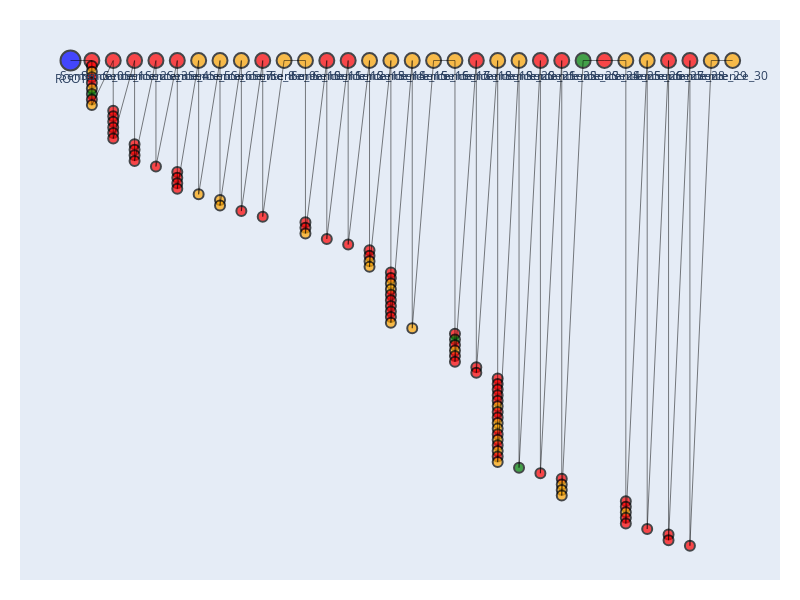

Source (notebook cell):
### Code cell
import plotly.graph_objects as go
from plotly.subplots import make_subplots

# Assuming the DataFrame 'df' is already created and populated
# df should have columns 'text', 'rating_value', 'similar_phrases', 'similar_ratings'

# Create lists to hold node positions, labels, hover text, and colors
x_nodes = []
y_nodes = []
node_labels = []
hover_texts = []
node_colors = []
node_sizes = []

# Define colors for different ratings based on rating_value value
def get_color(rating_value):
    if rating_value == 1:
        return 'red'
    elif rating_value == 2:
        return 'orange'
    else:
        return 'green'  # Default color for other ratings

# Add the root node
x_nodes.append(0)
y_nodes.append(0)  # Place root at the top
node_labels.append('ROOT')
hover_texts.append('ROOT<br>Rating: -')
node_colors.append('blue')
node_sizes.append(20)

# Set the x and y positions for sentence and phrase nodes
last_y = 0
for index, row in df.iterrows():
    x_nodes.append(index + 1)  # Increment x position for each sentence
    y_nodes.append(0)  # Keep all sentences at the same y level as the root
    node_labels.append(f"Sentence_{index}")  # Use index as label for brevity
    hover_text = f"{row['text']}<br>Rating: {row['rating_value']}"
    hover_texts.append(hover_text)  # Full text and rating on hover
    node_colors.append(get_color(row['rating_value']))  # Use the get_color function
    node_sizes.append(15)

    # Position phrases directly below their parent sentence
    for j, (phrase, rating) in enumerate(zip(row['similar_phrases'], row['similar_ratings'])):
        x_nodes.append(index + 1)
        last_y -= 1  # Decrement y position for each phrase
        y_nodes.append(last_y)
        node_labels.append('')
        phrase_hover_text = f"{phrase}<br>Rating: {rating}"
        hover_texts.append(phrase_hover_text)  # Full text and rating on hover
        node_colors.append(get_color(rating))  # Use the get_color function
        node_sizes.append(10)

# Initialize figure with subplots to add multiple traces
fig = make_subplots(rows=1, cols=1)

# Add traces for nodes with hover text
fig.add_trace(go.Scatter(x=x_nodes, y=y_nodes, mode='markers+text', text=node_labels,
                         hovertext=hover_texts, hoverinfo='text', textposition="bottom center",
                         marker=dict(color=node_colors, size=node_sizes, line=dict(color='Black', width=2))))

# Add lines for edges, connecting each node to the next
for i in range(len(x_nodes)-1):
    fig.add_shape(type='line', x0=x_nodes[i], y0=y_nodes[i], x1=x_nodes[i+1], y1=y_nodes[i+1],
                  line=dict(color='Black', width=0.5))

                              # Update the layout
fig.update_layout(
    showlegend=False,
    hovermode='closest',
    margin=dict(b=20, l=20, r=20, t=20),
    xaxis=dict(showgrid=False, zeroline=False, showticklabels=False),
    yaxis=dict(showgrid=False, zeroline=False, showticklabels=False),
    height=600,  # Height of the full figure
    width=800,  # Width of the full figure
)

# Show the figure
fig.show()

### Figure 1 — Plotly figure (JSON) as saved in the notebook; plotly's stock layout.template omitted (floating-point values rounded to 4 significant figures)
{"data": [{"hoverinfo": "text", "hovertext": ["ROOT<br>Rating: -", "Biden exporting US strategic oil as gas prices remain at record highs<br>Rating: 1", "Biden oil shutdown led to high energy prices<br>Rating: 1", "Gas prices at their highest in many places in the US since Obama, because of Biden<br>Rating: 2", "Biden to blame for higher gasoline prices<br>Rating: 1", "Gas is high because they shut down production in the U.S. under the Biden administration.<br>Rating: 1", "Says Joe Biden imports oil from Iran.<br>Rating: 2", "Biden drained America's Strategic Petroleum Reserves to the lowest level since 1984.<br>Rating: 3", "Biden gave Americans the cheapest gas prices on Earth.<br>Rating: 1", "The Biden family is so heavily invested in oil and energy in other countries.<br>Rating: 2", "Biden admits $5 gas is being done on purpose and this has been his plan all along.<br>Rating: 1", "A post shared on Facebook claims President Joe Biden plans to give every American a $5 gas card.<br>Rating: 1", "A Big Boy restaurant sign said Donald Trump was right when he predicted if Biden was elected, you'd see $5, $6 and $7 gas.<br>Rating: 1", "Biden to blame for higher gasoline prices<br>Rating: 1", "Joe Biden confirmed his plan to abolish the entire U.S. oil industry.<br>Rating: 1", "The most common price of U.S. gas was above $5 per gallon when U.S. President Joe Biden took office in January 2021.<br>Rating: 1", "President Biden confirm(ed) everyone will receive their $1k gas checks this week!!<br>Rating: 1", "Biden climate plan will cut American meat consumption<br>Rating: 1", "President Joe Biden's climate plan includes cutting 90% of red meat from Americans' diets by 2030.<br>Rating: 1", "An image shared on Facebook claims President Joe Biden’s climate plan requires Americans to reduce their red meat consumption by 90 percent.<br>Rating: 1", "Biden's climate requirements will cut 90% of red meat from diet to a max 4 lbs per year and one burger per month.<br>Rating: 1", "Says Joe Biden is going to control how much meat you can eat.<br>Rating: 1", "Diesel prices jumped from $1.69 to $3.19 since Biden took office, and the president is to blame.<br>Rating: 1", "Biden to blame for higher gasoline prices<br>Rating: 1", "Says Joe Biden executive orders caused price increases of 50 cents in gas and 10% in food.<br>Rating: 1", "Soybean and corn price drop is because of Biden’s executive orders<br>Rating: 1", "A gas prices meme accurately shows high prices under U.S. President Joe Biden and low prices under former U.S. President Donald Trump.<br>Rating: 1", "Biden to blame for higher gasoline prices<br>Rating: 1", "The most common price of U.S. gas was above $5 per gallon when U.S. President Joe Biden took office in January 2021.<br>Rating: 1", "Says that Biden’s ban on new federal leases will kill 120,000 Texas jobs.<br>Rating: 2", "By revoking the Keystone pipeline permit, Biden is destroying 11,000 jobs.<br>Rating: 2", "We finally achieved that energy independence... under the Trump administration. President Biden squandered (it) away.<br>Rating: 2", "By ending the Keystone XL Pipeline project, President Joe Biden imperiled one of Donald Trump's most significant achievements, which was that we had achieved American energy independence.<br>Rating: 2", "After only 10 days in office, Joe Biden sent the United States back 50 years on its progress toward energy independence.<br>Rating: 2", "Claims Joe Biden said coal is more dangerous than terrorists.<br>Rating: 2", "Obama, Biden and their liberal allies oppose clean coal.<br>Rating: 1", "Joe Biden’s comments prove that food shortages are being done deliberately by the governments of the world.<br>Rating: 1", "Says Joe Biden is going to control how much meat you can eat.<br>Rating: 1", "The Biden administration is spending $30 million on crack pipes.<br>Rating: 2", "As soon as Biden took office, he eliminated all subsidies for fossil fuels.<br>Rating: 2", "Joe Biden confirmed his plan to abolish the entire U.S. oil industry.<br>Rating: 1", "Democrats, including President Joe Biden, stopped domestic drilling for oil, driving gasoline prices higher.<br>Rating: 1", "Joe Biden’s war on American energy caused this crisis and his only response has been to drain our strategic petroleum reserve to its lowest level since 1983.<br>Rating: 2", "An image shared on Facebook over 800 times claims energy producer Royal Dutch Shell is laying off 9,000 workers because of President Joe Biden.<br>Rating: 1", "Shell Oil laying off 9,000 workers because of Joe Biden.<br>Rating: 1", "A post shared on Facebook claims that President Joe Biden’s administration is seeking to ban the use of gas stoves.<br>Rating: 1", "U.S. President Joe Biden’s administration is planning to ban gas stoves over concerns surrounding climate change.<br>Rating: 1", "Says President Joe Biden is trying to send taxpayer dollars to manufacturers overseas that do not abide by the same (carbon emission) standards we do at home.<br>Rating: 2", "Says Joe Biden plans to mandate net-zero carbon emissions for homes, offices and all new buildings by 2030. That basically means no windows, no nothing.<br>Rating: 1", "Says Joe Biden has plans to ban animal agriculture and gas-powered cars.<br>Rating: 1", "Says Joe Biden will redirect the $30 billion that Donald Trump left for U.S. farmers to ‘climate change.’<br>Rating: 2", "Says Joe Biden wants American farmers to put their farmland into Gvt ‘land banks.’ Gvt would then tell farmers what ‘sustainable’ plants they could grow.<br>Rating: 2", "Says Joe Biden is following through with a fracking ban.<br>Rating: 2", "Joe Biden wants to ban fracking<br>Rating: 1", "Joe Biden plans to ban fracking<br>Rating: 1", "In the 2020 presidential election, Democratic candidate Joe Biden's policy on fracking was to ban it outright.<br>Rating: 2", "Even so-called moderate Democrats like Joe Biden have endorsed a ban on fracking, which would eliminate 516,000 Michigan jobs and reduce the state’s gross domestic product by $159 billion over five years.<br>Rating: 2", "Says Democratic presidential nominee Joe Biden backs a fracking ban that would cost 100,000 Wisconsin jobs<br>Rating: 1", "Says Joe Biden proposed killing over 600,000 jobs supported by fracking.<br>Rating: 1", "Says Joe Biden has plans to ban animal agriculture and gas-powered cars.<br>Rating: 1", "Says Joe Biden's plan for net-zero emissions would instantly shut down all fracking and all mining immediately in Pennsylvania.<br>Rating: 1", "Says Joe Biden is going to control how much meat you can eat.<br>Rating: 1", "Says Joe Biden just announced on CNN he will completely shut down drilling for oil and natural gas on day one of his administration.<br>Rating: 2", "Says Joe Biden’s website shows that he supports the Green New Deal, despite denials in debate.<br>Rating: 2", "U.S. 2020 Democratic presidential candidate Joe Biden does not support the set of climate change proposals set forth by other members of his party known as the Green New Deal.<br>Rating: 2", "Says Joe Biden made it clear..No More Coal Fired Power Plants!! So, No More Coal!! Wake Up WV, PA,OH, KY<br>Rating: 2", "President Trump sanctioned Russia. President Biden gave them a pipeline.<br>Rating: 2", "Joe Biden's cancellation of the Keystone pipeline dramatically increased Americans' dependence on Russian oil.<br>Rating: 1", "In May 2021, U.S. President Joe Biden's administration announced it would waive some sanctions on the corporate entity and CEO overseeing the construction of Russia’s Nord Stream 2 pipeline into Germany.<br>Rating: 3", "Biden invested the entire family fortune in Ukraine gas and oil. Then shuts down Keystone pipeline. Starting to get the picture.<br>Rating: 1", "By ending the Keystone XL Pipeline project, President Joe Biden imperiled one of Donald Trump's most significant achievements, which was that we had achieved American energy independence.<br>Rating: 2", "Biden Did Not Threaten to Sabotage Nord Stream Pipelines as Russian Disinfo Claims<br>Rating: 1", "Says Joe Biden helps build Afghanistan’s pipeline.<br>Rating: 1", "A post shared on Facebook claims President Joe Biden announced that all American citizens would receive a $1,000 check for gas.<br>Rating: 1", "President Biden confirm(ed) everyone will receive their $1k gas checks this week!!<br>Rating: 1", "A post shared on Facebook claims President Joe Biden plans to give every American a $5 gas card.<br>Rating: 1", "Says Joe Biden’s order stopping the Keystone pipeline made oil more expensive for us to use.<br>Rating: 2", "Joe Biden's cancellation of the Keystone pipeline dramatically increased Americans' dependence on Russian oil.<br>Rating: 1", "Low gas prices in Russia, Kuwait and Saudi Arabia show that Joe Biden’s decision to cancel the Keystone Pipeline project is to blame for U.S. prices.<br>Rating: 1", "Biden invested the entire family fortune in Ukraine gas and oil. Then shuts down Keystone pipeline. Starting to get the picture.<br>Rating: 1", "Two years ago we were drilling our own oil for $27 a barrel. Now, thanks to Joe Biden, we’re paying $105 a barrel to Russia.<br>Rating: 1", "Biden's Keystone XL pipeline reversal will cost tens of thousands of jobs<br>Rating: 1", "The cancellation of the Keystone XL pipeline by Joe Biden killed hundreds of jobs, sent gas prices way up.<br>Rating: 2", "Says Joe Biden canceled the Keystone pipeline because Warren Buffett donated $58 million to his campaign.<br>Rating: 1", "Says Joe Biden helps build Afghanistan’s pipeline.<br>Rating: 1", "My company was building the Keystone Pipeline when (President Joe) Biden canceled it.<br>Rating: 2", "By ending the Keystone XL Pipeline project, President Joe Biden imperiled one of Donald Trump's most significant achievements, which was that we had achieved American energy independence.<br>Rating: 2", "Joe Biden confirmed his plan to abolish the entire U.S. oil industry.<br>Rating: 1", "U.S. President Joe Biden's Jan. 20, 2021, executive order to halt construction of the Keystone XL pipeline destroyed 11,000 jobs.<br>Rating: 2", "Democrats, including President Joe Biden, stopped domestic drilling for oil, driving gasoline prices higher.<br>Rating: 1", "Says Joe Biden imports oil from Iran.<br>Rating: 2", "Biden gave Americans the cheapest gas prices on Earth.<br>Rating: 1", "Joe Biden’s war on American energy caused this crisis and his only response has been to drain our strategic petroleum reserve to its lowest level since 1983.<br>Rating: 2", "Joe Biden's sanctions on Russia are riddled with loopholes and don't even start for 30 days. They have carve outs for the energy and financial sectors.<br>Rating: 2", "In May 2021, U.S. President Joe Biden's administration announced it would waive some sanctions on the corporate entity and CEO overseeing the construction of Russia’s Nord Stream 2 pipeline into Germany.<br>Rating: 3", "A video shared on Facebook claims Secretary of State Antony Blinken said President Joe Biden was responsible for the Nord Stream pipeline leaks.<br>Rating: 1", "Antony Blinken confesses that Biden is responsible for the Nord Stream pipeline leaks.<br>Rating: 1", "President Joe Biden said, I know you all know there’s no climate problem, proving that people have been lying for decades about climate change.<br>Rating: 1", "Joe Biden said there is no climate crisis<br>Rating: 1", "Biden’s Speech Minimizes Historic US Greenhouse Contribution<br>Rating: 2", "Says Joe Biden will redirect the $30 billion that Donald Trump left for U.S. farmers to ‘climate change.’<br>Rating: 2", "U.S. 2020 Democratic presidential candidate Joe Biden does not support the set of climate change proposals set forth by other members of his party known as the Green New Deal.<br>Rating: 2", "The Biden administration published a study concluding 4 (of) 5 new cars on the road by 2050 will still require liquid fuels.<br>Rating: 3", "The Biden administration ignores the negative environmental impact created by lithium mining.<br>Rating: 1", "Gas prices during the Obama-Biden administration were $5.49 a gallon.<br>Rating: 2", "U.S. gas prices averaged well over $5 per gallon under the administration of U.S. President Barack Obama and Vice President Joe Biden.<br>Rating: 1", "The most common price of U.S. gas was above $5 per gallon when U.S. President Joe Biden took office in January 2021.<br>Rating: 1", "Gas prices at their highest in many places in the US since Obama, because of Biden<br>Rating: 2", "Biden gave Americans the cheapest gas prices on Earth.<br>Rating: 1", "A gas prices meme accurately shows high prices under U.S. President Joe Biden and low prices under former U.S. President Donald Trump.<br>Rating: 1", "Soybeans dropped 70 cents and corn 50 cents per bushel in two days, causing farmers to lose big money, thanks to Biden’s executive orders.<br>Rating: 2", "Soybean and corn price drop is because of Biden’s executive orders<br>Rating: 1", "A BP oil executive named Brice Cromwell blamed the Biden administration for high gas prices.<br>Rating: 1", "A BP oil executive named Brice Cromwell blamed U.S. President Joe Biden for high gas prices in a viral Facebook post.<br>Rating: 1", "Biden to blame for higher gasoline prices<br>Rating: 1", "A Facebook meme accurately represents the difference in gas prices under U.S. Presidents Donald Trump and Joe Biden, with Biden's presidency and policies being the reason why prices were higher in mid-2021.<br>Rating: 1", "A gas prices meme accurately shows high prices under U.S. President Joe Biden and low prices under former U.S. President Donald Trump.<br>Rating: 1", "Lumber, gas, wheat, coal and corn cost more in April 2021 in Joe Biden's America than they did a year earlier.<br>Rating: 2", "A screenshot taken from TV coverage of a White House news conference displays a chyron accurately stating that the Biden administration had told pipeline workers, You can find another job.<br>Rating: 2"], "marker": {"color": ["blue", "red", "red", "orange", "red", "red", "orange", "green", "red", "orange", "red", "red", "red", "red", "red", "red", "red", "red", "red", "red", "red", "red", "red", "red", "red", "red", "red", "red", "red", "orange", "orange", "orange", "orange", "orange", "orange", "red", "red", "red", "orange", "orange", "red", "red", "orange", "red", "red", "red", "red", "orange", "red", "red", "orange", "orange", "orange", "red", "red", "orange", "orange", "red", "red", "red", "red", "red", "orange", "orange", "orange", "orange", "orange", "red", "green", "red", "orange", "red", "red", "red", "red", "red", "orange", "red", "red", "red", "red", "red", "orange", "red", "red", "orange", "orange", "red", "orange", "red", "orange", "red", "orange", "orange", "green", "red", "red", "red", "red", "orange", "orange", "orange", "green", "red", "orange", "red", "red", "orange", "red", "red", "orange", "red", "red", "red", "red", "red", "red", "orange", "orange"], "line": {"color": "Black", "width": 2}, "size": [20, 15, 10, 10, 10, 10, 10, 10, 10, 10, 15, 10, 10, 10, 10, 10, 10, 15, 10, 10, 10, 10, 15, 10, 15, 10, 10, 10, 10, 15, 10, 15, 10, 10, 15, 10, 15, 10, 15, 15, 10, 10, 10, 15, 10, 15, 10, 15, 10, 10, 10, 10, 15, 10, 10, 10, 10, 10, 10, 10, 10, 10, 10, 15, 10, 15, 15, 10, 10, 10, 10, 10, 10, 15, 10, 10, 15, 10, 10, 10, 10, 10, 10, 10, 10, 10, 10, 10, 10, 10, 10, 10, 10, 15, 10, 15, 10, 15, 10, 10, 10, 10, 15, 15, 15, 10, 10, 10, 10, 10, 15, 10, 15, 10, 10, 15, 10, 15, 15]}, "mode": "markers+text", "text": ["ROOT", "Sentence_0", "", "", "", "", "", "", "", "", "Sentence_1", "", "", "", "", "", "", "Sentence_2", "", "", "", "", "Sentence_3", "", "Sentence_4", "", "", "", "", "Sentence_5", "", "Sentence_6", "", "", "Sentence_7", "", "Sentence_8", "", "Sentence_9", "Sentence_10", "", "", "", "Sentence_11", "", "Sentence_12", "", "Sentence_13", "", "", "", "", "Sentence_14", "", "", "", "", "", "", "", "", "", "", "Sentence_15", "", "Sentence_16", "Sentence_17", "", "", "", "", "", "", "Sentence_18", "", "", "Sentence_19", "", "", "", "", "", "", "", "", "", "", "", "", "", "", "", "", "Sentence_20", "", "Sentence_21", "", "Sentence_22", "", "", "", "", "Sentence_23", "Sentence_24", "Sentence_25", "", "", "", "", "", "Sentence_26", "", "Sentence_27", "", "", "Sentence_28", "", "Sentence_29", "Sentence_30"], "textposition": "bottom center", "type": "scatter", "x": [0, 1, 1, 1, 1, 1, 1, 1, 1, 1, 2, 2, 2, 2, 2, 2, 2, 3, 3, 3, 3, 3, 4, 4, 5, 5, 5, 5, 5, 6, 6, 7, 7, 7, 8, 8, 9, 9, 10, 11, 11, 11, 11, 12, 12, 13, 13, 14, 14, 14, 14, 14, 15, 15, 15, 15, 15, 15, 15, 15, 15, 15, 15, 16, 16, 17, 18, 18, 18, 18, 18, 18, 18, 19, 19, 19, 20, 20, 20, 20, 20, 20, 20, 20, 20, 20, 20, 20, 20, 20, 20, 20, 20, 21, 21, 22, 22, 23, 23, 23, 23, 23, 24, 25, 26, 26, 26, 26, 26, 26, 27, 27, 28, 28, 28, 29, 29, 30, 31], "y": [0, 0, -1, -2, -3, -4, -5, -6, -7, -8, 0, -9, -10, -11, -12, -13, -14, 0, -15, -16, -17, -18, 0, -19, 0, -20, -21, -22, -23, 0, -24, 0, -25, -26, 0, -27, 0, -28, 0, 0, -29, -30, -31, 0, -32, 0, -33, 0, -34, -35, -36, -37, 0, -38, -39, -40, -41, -42, -43, -44, -45, -46, -47, 0, -48, 0, 0, -49, -50, -51, -52, -53, -54, 0, -55, -56, 0, -57, -58, -59, -60, -61, -62, -63, -64, -65, -66, -67, -68, -69, -70, -71, -72, 0, -73, 0, -74, 0, -75, -76, -77, -78, 0, 0, 0, -79, -80, -81, -82, -83, 0, -84, 0, -85, -86, 0, -87, 0, 0]}], "layout": {"height": 600, "hovermode": "closest", "margin": {"b": 20, "l": 20, "r": 20, "t": 20}, "shapes": [{"line": {"color": "Black", "width": 0.5}, "type": "line", "x0": 0, "x1": 1, "y0": 0, "y1": 0}, {"line": {"color": "Black", "width": 0.5}, "type": "line", "x0": 1, "x1": 1, "y0": 0, "y1": -1}, {"line": {"color": "Black", "width": 0.5}, "type": "line", "x0": 1, "x1": 1, "y0": -1, "y1": -2}, {"line": {"color": "Black", "width": 0.5}, "type": "line", "x0": 1, "x1": 1, "y0": -2, "y1": -3}, {"line": {"color": "Black", "width": 0.5}, "type": "line", "x0": 1, "x1": 1, "y0": -3, "y1": -4}, {"line": {"color": "Black", "width": 0.5}, "type": "line", "x0": 1, "x1": 1, "y0": -4, "y1": -5}, {"line": {"color": "Black", "width": 0.5}, "type": "line", "x0": 1, "x1": 1, "y0": -5, "y1": -6}, {"line": {"color": "Black", "width": 0.5}, "type": "line", "x0": 1, "x1": 1, "y0": -6, "y1": -7}, {"line": {"color": "Black", "width": 0.5}, "type": "line", "x0": 1, "x1": 1, "y0": -7, "y1": -8}, {"line": {"color": "Black", "width": 0.5}, "type": "line", "x0": 1, "x1": 2, "y0": -8, "y1": 0}, {"line": {"color": "Black", "width": 0.5}, "type": "line", "x0": 2, "x1": 2, "y0": 0, "y1": -9}, {"line": {"color": "Black", "width": 0.5}, "type": "line", "x0": 2, "x1": 2, "y0": -9, "y1": -10}, {"line": {"color": "Black", "width": 0.5}, "type": "line", "x0": 2, "x1": 2, "y0": -10, "y1": -11}, {"line": {"color": "Black", "width": 0.5}, "type": "line", "x0": 2, "x1": 2, "y0": -11, "y1": -12}, {"line": {"color": "Black", "width": 0.5}, "type": "line", "x0": 2, "x1": 2, "y0": -12, "y1": -13}, {"line": {"color": "Black", "width": 0.5}, "type": "line", "x0": 2, "x1": 2, "y0": -13, "y1": -14}, {"line": {"color": "Black", "width": 0.5}, "type": "line", "x0": 2, "x1": 3, "y0": -14, "y1": 0}, {"line": {"color": "Black", "width": 0.5}, "type": "line", "x0": 3, "x1": 3, "y0": 0, "y1": -15}, {"line": {"color": "Black", "width": 0.5}, "type": "line", "x0": 3, "x1": 3, "y0": -15, "y1": -16}, {"line": {"color": "Black", "width": 0.5}, "type": "line", "x0": 3, "x1": 3, "y0": -16, "y1": -17}, {"line": {"color": "Black", "width": 0.5}, "type": "line", "x0": 3, "x1": 3, "y0": -17, "y1": -18}, {"line": {"color": "Black", "width": 0.5}, "type": "line", "x0": 3, "x1": 4, "y0": -18, "y1": 0}, {"line": {"color": "Black", "width": 0.5}, "type": "line", "x0": 4, "x1": 4, "y0": 0, "y1": -19}, {"line": {"color": "Black", "width": 0.5}, "type": "line", "x0": 4, "x1": 5, "y0": -19, "y1": 0}, {"line": {"color": "Black", "width": 0.5}, "type": "line", "x0": 5, "x1": 5, "y0": 0, "y1": -20}, {"line": {"color": "Black", "width": 0.5}, "type": "line", "x0": 5, "x1": 5, "y0": -20, "y1": -21}, {"line": {"color": "Black", "width": 0.5}, "type": "line", "x0": 5, "x1": 5, "y0": -21, "y1": -22}, {"line": {"color": "Black", "width": 0.5}, "type": "line", "x0": 5, "x1": 5, "y0": -22, "y1": -23}, {"line": {"color": "Black", "width": 0.5}, "type": "line", "x0": 5, "x1": 6, "y0": -23, "y1": 0}, {"line": {"color": "Black", "width": 0.5}, "type": "line", "x0": 6, "x1": 6, "y0": 0, "y1": -24}, {"line": {"color": "Black", "width": 0.5}, "type": "line", "x0": 6, "x1": 7, "y0": -24, "y1": 0}, {"line": {"color": "Black", "width": 0.5}, "type": "line", "x0": 7, "x1": 7, "y0": 0, "y1": -25}, {"line": {"color": "Black", "width": 0.5}, "type": "line", "x0": 7, "x1": 7, "y0": -25, "y1": -26}, {"line": {"color": "Black", "width": 0.5}, "type": "line", "x0": 7, "x1": 8, "y0": -26, "y1": 0}, {"line": {"color": "Black", "width": 0.5}, "type": "line", "x0": 8, "x1": 8, "y0": 0, "y1": -27}, {"line": {"color": "Black", "width": 0.5}, "type": "line", "x0": 8, "x1": 9, "y0": -27, "y1": 0}, {"line": {"color": "Black", "width": 0.5}, "type": "line", "x0": 9, "x1": 9, "y0": 0, "y1": -28}, {"line": {"color": "Black", "width": 0.5}, "type": "line", "x0": 9, "x1": 10, "y0": -28, "y1": 0}, {"line": {"color": "Black", "width": 0.5}, "type": "line", "x0": 10, "x1": 11, "y0": 0, "y1": 0}, {"line": {"color": "Black", "width": 0.5}, "type": "line", "x0": 11, "x1": 11, "y0": 0, "y1": -29}, {"line": {"color": "Black", "width": 0.5}, "type": "line", "x0": 11, "x1": 11, "y0": -29, "y1": -30}, {"line": {"color": "Black", "width": 0.5}, "type": "line", "x0": 11, "x1": 11, "y0": -30, "y1": -31}, {"line": {"color": "Black", "width": 0.5}, "type": "line", "x0": 11, "x1": 12, "y0": -31, "y1": 0}, {"line": {"color": "Black", "width": 0.5}, "type": "line", "x0": 12, "x1": 12, "y0": 0, "y1": -32}, {"line": {"color": "Black", "width": 0.5}, "type": "line", "x0": 12, "x1": 13, "y0": -32, "y1": 0}, {"line": {"color": "Black", "width": 0.5}, "type": "line", "x0": 13, "x1": 13, "y0": 0, "y1": -33}, {"line": {"color": "Black", "width": 0.5}, "type": "line", "x0": 13, "x1": 14, "y0": -33, "y1": 0}, {"line": {"color": "Black", "width": 0.5}, "type": "line", "x0": 14, "x1": 14, "y0": 0, "y1": -34}, {"line": {"color": "Black", "width": 0.5}, "type": "line", "x0": 14, "x1": 14, "y0": -34, "y1": -35}, {"line": {"color": "Black", "width": 0.5}, "type": "line", "x0": 14, "x1": 14, "y0": -35, "y1": -36}, {"line": {"color": "Black", "width": 0.5}, "type": "line", "x0": 14, "x1": 14, "y0": -36, "y1": -37}, {"line": {"color": "Black", "width": 0.5}, "type": "line", "x0": 14, "x1": 15, "y0": -37, "y1": 0}, {"line": {"color": "Black", "width": 0.5}, "type": "line", "x0": 15, "x1": 15, "y0": 0, "y1": -38}, {"line": {"color": "Black", "width": 0.5}, "type": "line", "x0": 15, "x1": 15, "y0": -38, "y1": -39}, {"line": {"color": "Black", "width": 0.5}, "type": "line", "x0": 15, "x1": 15, "y0": -39, "y1": -40}, {"line": {"color": "Black", "width": 0.5}, "type": "line", "x0": 15, "x1": 15, "y0": -40, "y1": -41}, {"line": {"color": "Black", "width": 0.5}, "type": "line", "x0": 15, "x1": 15, "y0": -41, "y1": -42}, {"line": {"color": "Black", "width": 0.5}, "type": "line", "x0": 15, "x1": 15, "y0": -42, "y1": -43}, {"line": {"color": "Black", "width": 0.5}, "type": "line", "x0": 15, "x1": 15, "y0": -43, "y1": -44}, {"line": {"color": "Black", "width": 0.5}, "type": "line", "x0": 15, "x1": 15, "y0": -44, "y1": -45}, {"line": {"color": "Black", "width": 0.5}, "type": "line", "x0": 15, "x1": 15, "y0": -45, "y1": -46}, {"line": {"color": "Black", "width": 0.5}, "type": "line", "x0": 15, "x1": 15, "y0": -46, "y1": -47}, {"line": {"color": "Black", "width": 0.5}, "type": "line", "x0": 15, "x1": 16, "y0": -47, "y1": 0}, {"line": {"color": "Black", "width": 0.5}, "type": "line", "x0": 16, "x1": 16, "y0": 0, "y1": -48}, {"line": {"color": "Black", "width": 0.5}, "type": "line", "x0": 16, "x1": 17, "y0": -48, "y1": 0}, {"line": {"color": "Black", "width": 0.5}, "type": "line", "x0": 17, "x1": 18, "y0": 0, "y1": 0}, {"line": {"color": "Black", "width": 0.5}, "type": "line", "x0": 18, "x1": 18, "y0": 0, "y1": -49}, {"line": {"color": "Black", "width": 0.5}, "type": "line", "x0": 18, "x1": 18, "y0": -49, "y1": -50}, {"line": {"color": "Black", "width": 0.5}, "type": "line", "x0": 18, "x1": 18, "y0": -50, "y1": -51}, {"line": {"color": "Black", "width": 0.5}, "type": "line", "x0": 18, "x1": 18, "y0": -51, "y1": -52}, {"line": {"color": "Black", "width": 0.5}, "type": "line", "x0": 18, "x1": 18, "y0": -52, "y1": -53}, {"line": {"color": "Black", "width": 0.5}, "type": "line", "x0": 18, "x1": 18, "y0": -53, "y1": -54}, {"line": {"color": "Black", "width": 0.5}, "type": "line", "x0": 18, "x1": 19, "y0": -54, "y1": 0}, {"line": {"color": "Black", "width": 0.5}, "type": "line", "x0": 19, "x1": 19, "y0": 0, "y1": -55}, {"line": {"color": "Black", "width": 0.5}, "type": "line", "x0": 19, "x1": 19, "y0": -55, "y1": -56}, {"line": {"color": "Black", "width": 0.5}, "type": "line", "x0": 19, "x1": 20, "y0": -56, "y1": 0}, {"line": {"color": "Black", "width": 0.5}, "type": "line", "x0": 20, "x1": 20, "y0": 0, "y1": -57}, {"line": {"color": "Black", "width": 0.5}, "type": "line", "x0": 20, "x1": 20, "y0": -57, "y1": -58}, {"line": {"color": "Black", "width": 0.5}, "type": "line", "x0": 20, "x1": 20, "y0": -58, "y1": -59}, {"line": {"color": "Black", "width": 0.5}, "type": "line", "x0": 20, "x1": 20, "y0": -59, "y1": -60}, {"line": {"color": "Black", "width": 0.5}, "type": "line", "x0": 20, "x1": 20, "y0": -60, "y1": -61}, {"line": {"color": "Black", "width": 0.5}, "type": "line", "x0": 20, "x1": 20, "y0": -61, "y1": -62}, {"line": {"color": "Black", "width": 0.5}, "type": "line", "x0": 20, "x1": 20, "y0": -62, "y1": -63}, {"line": {"color": "Black", "width": 0.5}, "type": "line", "x0": 20, "x1": 20, "y0": -63, "y1": -64}, {"line": {"color": "Black", "width": 0.5}, "type": "line", "x0": 20, "x1": 20, "y0": -64, "y1": -65}, {"line": {"color": "Black", "width": 0.5}, "type": "line", "x0": 20, "x1": 20, "y0": -65, "y1": -66}, {"line": {"color": "Black", "width": 0.5}, "type": "line", "x0": 20, "x1": 20, "y0": -66, "y1": -67}, {"line": {"color": "Black", "width": 0.5}, "type": "line", "x0": 20, "x1": 20, "y0": -67, "y1": -68}, {"line": {"color": "Black", "width": 0.5}, "type": "line", "x0": 20, "x1": 20, "y0": -68, "y1": -69}, {"line": {"color": "Black", "width": 0.5}, "type": "line", "x0": 20, "x1": 20, "y0": -69, "y1": -70}, {"line": {"color": "Black", "width": 0.5}, "type": "line", "x0": 20, "x1": 20, "y0": -70, "y1": -71}, {"line": {"color": "Black", "width": 0.5}, "type": "line", "x0": 20, "x1": 20, "y0": -71, "y1": -72}, {"line": {"color": "Black", "width": 0.5}, "type": "line", "x0": 20, "x1": 21, "y0": -72, "y1": 0}, {"line": {"color": "Black", "width": 0.5}, "type": "line", "x0": 21, "x1": 21, "y0": 0, "y1": -73}, {"line": {"color": "Black", "width": 0.5}, "type": "line", "x0": 21, "x1": 22, "y0": -73, "y1": 0}, {"line": {"color": "Black", "width": 0.5}, "type": "line", "x0": 22, "x1": 22, "y0": 0, "y1": -74}, {"line": {"color": "Black", "width": 0.5}, "type": "line", "x0": 22, "x1": 23, "y0": -74, "y1": 0}, {"line": {"color": "Black", "width": 0.5}, "type": "line", "x0": 23, "x1": 23, "y0": 0, "y1": -75}, {"line": {"color": "Black", "width": 0.5}, "type": "line", "x0": 23, "x1": 23, "y0": -75, "y1": -76}, {"line": {"color": "Black", "width": 0.5}, "type": "line", "x0": 23, "x1": 23, "y0": -76, "y1": -77}, {"line": {"color": "Black", "width": 0.5}, "type": "line", "x0": 23, "x1": 23, "y0": -77, "y1": -78}, {"line": {"color": "Black", "width": 0.5}, "type": "line", "x0": 23, "x1": 24, "y0": -78, "y1": 0}, {"line": {"color": "Black", "width": 0.5}, "type": "line", "x0": 24, "x1": 25, "y0": 0, "y1": 0}, {"line": {"color": "Black", "width": 0.5}, "type": "line", "x0": 25, "x1": 26, "y0": 0, "y1": 0}, {"line": {"color": "Black", "width": 0.5}, "type": "line", "x0": 26, "x1": 26, "y0": 0, "y1": -79}, {"line": {"color": "Black", "width": 0.5}, "type": "line", "x0": 26, "x1": 26, "y0": -79, "y1": -80}, {"line": {"color": "Black", "width": 0.5}, "type": "line", "x0": 26, "x1": 26, "y0": -80, "y1": -81}, {"line": {"color": "Black", "width": 0.5}, "type": "line", "x0": 26, "x1": 26, "y0": -81, "y1": -82}, {"line": {"color": "Black", "width": 0.5}, "type": "line", "x0": 26, "x1": 26, "y0": -82, "y1": -83}, {"line": {"color": "Black", "width": 0.5}, "type": "line", "x0": 26, "x1": 27, "y0": -83, "y1": 0}, {"line": {"color": "Black", "width": 0.5}, "type": "line", "x0": 27, "x1": 27, "y0": 0, "y1": -84}, {"line": {"color": "Black", "width": 0.5}, "type": "line", "x0": 27, "x1": 28, "y0": -84, "y1": 0}, {"line": {"color": "Black", "width": 0.5}, "type": "line", "x0": 28, "x1": 28, "y0": 0, "y1": -85}, {"line": {"color": "Black", "width": 0.5}, "type": "line", "x0": 28, "x1": 28, "y0": -85, "y1": -86}, {"line": {"color": "Black", "width": 0.5}, "type": "line", "x0": 28, "x1": 29, "y0": -86, "y1": 0}, {"line": {"color": "Black", "width": 0.5}, "type": "line", "x0": 29, "x1": 29, "y0": 0, "y1": -87}, {"line": {"color": "Black", "width": 0.5}, "type": "line", "x0": 29, "x1": 30, "y0": -87, "y1": 0}, {"line": {"color": "Black", "width": 0.5}, "type": "line", "x0": 30, "x1": 31, "y0": 0, "y1": 0}], "showlegend": false, "width": 800, "xaxis": {"anchor": "y", "autorange": true, "domain": [0, 1], "range": [-2.364, 33.22], "showgrid": false, "showticklabels": false, "type": "linear", "zeroline": false}, "yaxis": {"anchor": "x", "autorange": true, "domain": [0, 1], "range": [-93.14, 7.261], "showgrid": false, "showticklabels": false, "type": "linear", "zeroline": false}}}
